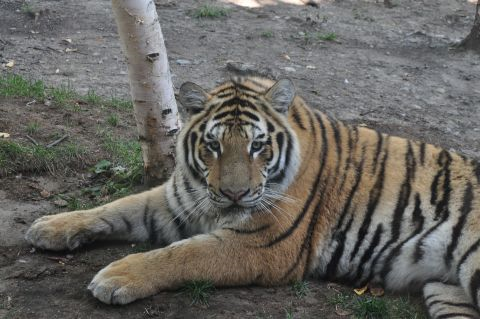
//> input picture L01DesignPattern/L04Histogram/tiger.jpg, 480 x 319 px
$ ./main   (built with g++ and OpenCV 4)
//> lines starting //> are read from the running program, lines starting //| are printed output that depends on the picture; after the words box and inside, x2 and y2 are one past the last pixel; in counts of white or black regions, pixels touching at a corner belong together
### L01DesignPattern/L04Histogram/Histogram.h
#pragma once
#include <opencv2\core\core.hpp>
#include <opencv2\highgui\highgui.hpp>
#include <opencv2\imgproc\imgproc.hpp>

using namespace cv;
/*
直方图辅助类，专门计算单通道的灰度图像，比较容易改为计算3通道的
要点：
1.变量，包括项的数量、像素最大最小值、像素变化范围、通道数
2.直方图如何画
*/
class Histogram1D
{
private:
	int histSize[1];//项的数量
	float hranges[2];//最大最小值
	const float *ranges[1]; //变化范围
	int channels[1];
public:
	Histogram1D();
	~Histogram1D();

	MatND getHistogram(const Mat& image);

	Mat getHistogramImage(const Mat& image);

	Mat applyLookUp(const Mat& image, const Mat& lookup);
};

### L01DesignPattern/L04Histogram/Histogram.cpp
#include "Histogram.h"


Histogram1D::Histogram1D()
{
	histSize[0] = 256;
	hranges[0] = 0.0f;
	hranges[1] = 255.0f;
	ranges[0] = hranges; //变化范围
	channels[0] = 0;
}


Histogram1D::~Histogram1D()
{
}

MatND Histogram1D::getHistogram(const Mat& image)
{
	MatND hist;
	calcHist(&image, 1, channels, Mat(), hist, 1, histSize, ranges);//里面全是指针数组，目的是为了拓展到多维
	return hist;
}

Mat Histogram1D::getHistogramImage(const Mat& image)
{
	MatND hist = getHistogram(image);

	double maxVal;
	double minVal;

	minMaxLoc(hist, &minVal, &maxVal, 0, 0);

	Mat histImg(histSize[0], histSize[0], CV_8U, Scalar(255));

	int hpt = static_cast<int>(0.9*histSize[0]); //把直方图的最高点设置成总高度的0.9倍

	for (int h = 0; h < histSize[0]; ++h){

		float binVal = hist.at<float>(h);

		int intensity = static_cast<int>(binVal*hpt / maxVal);

		line(histImg, Point(h, histSize[0]), Point(h, histSize[0] - intensity), Scalar::all(0)); //OpenCV坐标系，原点在左上，Y轴朝下
	}

	return histImg;
}

Mat Histogram1D::applyLookUp(const Mat& image, const Mat& lookup)
{
	Mat result;

	LUT(image, lookup, result);

	return result;
}

### L01DesignPattern/L04Histogram/main.cpp
#include "Histogram.h"
#include <iostream>

using namespace std;

int main()
{
	Mat image = imread("tiger.jpg", 0);
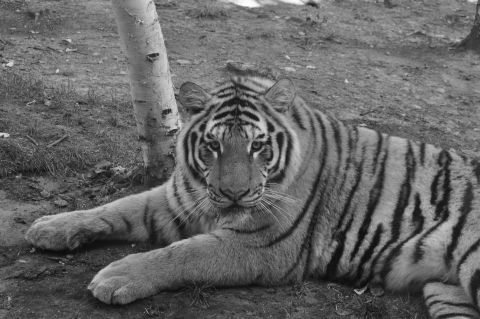
//> image: 319 rows x 480 cols, CV_8UC1; min 7, max 254, mean 100.8

	Histogram1D h;

	imshow("Output", h.getHistogramImage(image));
//> in getHistogram, `calcHist(&image, 1, channels, Mat(), hist, 1, histSize, ranges);`: hist = 256 values, max 1786 at index 118, min 0 at index 0, mean 598.1
//> in getHistogramImage, `minMaxLoc(hist, &minVal, &maxVal, 0, 0);`: minVal = 0; maxVal = 1786
//> the loop in getHistogramImage, `for (int h = 0; h < histSize[0]; ++h)` made 256 passes
//> (binVal, intensity) on passes 1 to 3: (0, 0), (0, 0), (0, 0)
//> after the loop in getHistogramImage, `for (int h = 0; h < histSize[0]; ++h)`:
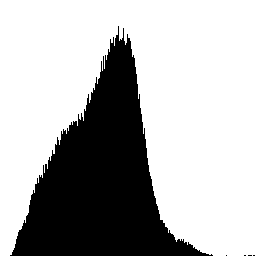
//> histImg: 256 rows x 256 cols, CV_8UC1; 70.1% white; 5 black regions (4 under 20 px), largest, box (x1, y1, x2, y2) and area: (10, 26, 213, 256) 19589

	// 根据某一阈值，生成二值图像
	Mat thresholded;
	threshold(image, thresholded, 60, 255, THRESH_BINARY);
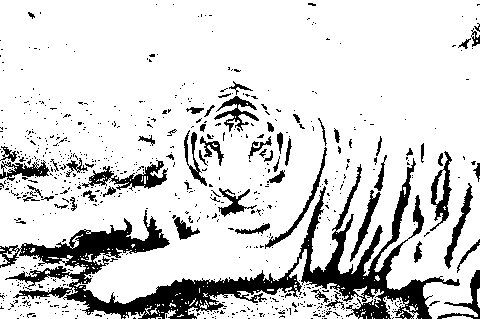
//> thresholded: 319 rows x 480 cols, CV_8UC1; 83.5% white; 728 black regions (667 under 20 px), largest, box (x1, y1, x2, y2) and area: (0, 158, 460, 319) 14651, (82, 160, 168, 191) 887, (430, 151, 452, 231) 638

	imshow("Output2", thresholded);

	int dim = 256;

	Mat lookup(1, &dim, CV_8U); //C++: Mat::Mat(int ndims, const int* sizes, int type)

	for (int i = 0; i < 256; ++i){
		lookup.at<uchar>(i) = 255 - i;
	}

	imshow("Output3", h.applyLookUp(image, lookup));
//> in applyLookUp, `LUT(image, lookup, result);`:
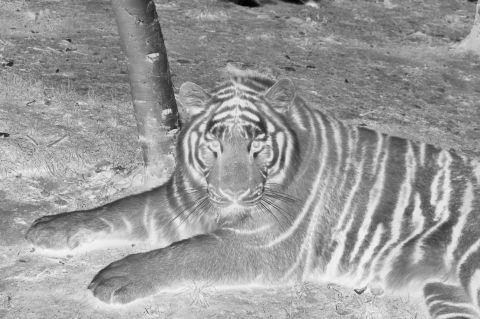
//> result: 319 rows x 480 cols, CV_8UC1; min 1, max 248, mean 154.2


	waitKey(0);
}
